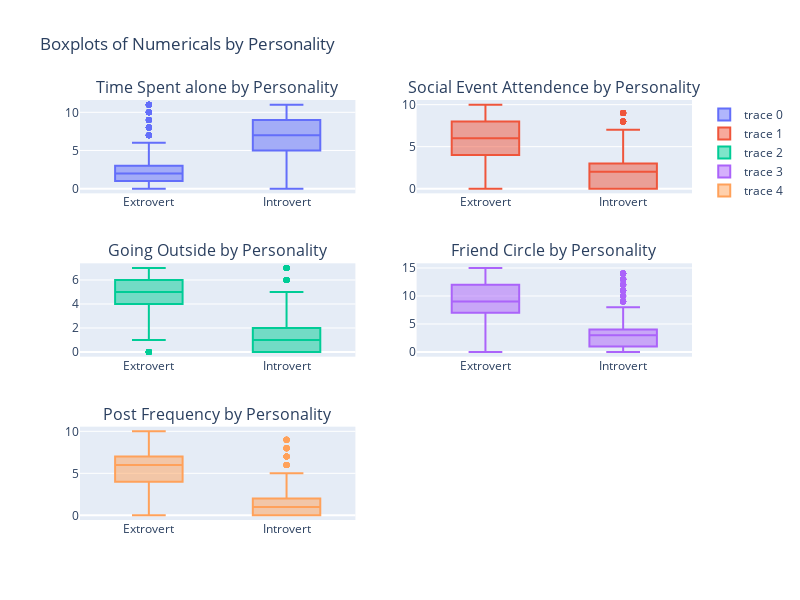

Write notebook code for a chart like this one.
### Markdown cell above
### Feature Distributions
Both groups (extrovert & introvert) are clearly different. However, there are more outliers in the introvert group, suggesting that some "introvert" individuals shared some extrovert features. Also notice that for social event attendance, friend circle size, and post frequency, the introvert boxplot appear to be more left-skewed and have a lower average.

### Code cell
numericals = [
    "Time_spent_Alone",
    "Social_event_attendance",
    "Going_outside",
    "Friends_circle_size",
    "Post_frequency",
]

fig = make_subplots(
    rows=3, cols=2,
    subplot_titles=(
        "Time Spent alone by Personality",
        "Social Event Attendence by Personality",
        "Going Outside by Personality",
        "Friend Circle by Personality",
        "Post Frequency by Personality"
    )
)

fig.add_trace(go.Box(x=ea_df["Personality"], y=ea_df["Time_spent_Alone"]), row=1, col=1)
fig.add_trace(go.Box(x=ea_df["Personality"], y=ea_df["Social_event_attendance"]), row=1, col=2)
fig.add_trace(go.Box(x=ea_df["Personality"], y=ea_df["Going_outside"]), row=2, col=1)
fig.add_trace(go.Box(x=ea_df["Personality"], y=ea_df["Friends_circle_size"]), row=2, col=2)
fig.add_trace(go.Box(x=ea_df["Personality"], y=ea_df["Post_frequency"]), row=3, col=1)

fig.update_layout(
    height=600, width=800,
    title_text="Boxplots of Numericals by Personality"
)
fig.show()

### Figure 1 — Plotly figure (JSON) as saved in the notebook; plotly's stock layout.template omitted (floating-point values rounded to 4 significant figures; data arrays with more than 128 entries replaced by an {"elided": "..."} marker saying what was removed)
{"data": [{"type": "box", "x": {"elided": "2900 str values"}, "xaxis": "x", "y": {"elided": "2900 float values"}, "yaxis": "y"}, {"type": "box", "x": {"elided": "2900 str values"}, "xaxis": "x2", "y": {"elided": "2900 float values"}, "yaxis": "y2"}, {"type": "box", "x": {"elided": "2900 str values"}, "xaxis": "x3", "y": {"elided": "2900 float values"}, "yaxis": "y3"}, {"type": "box", "x": {"elided": "2900 str values"}, "xaxis": "x4", "y": {"elided": "2900 float values"}, "yaxis": "y4"}, {"type": "box", "x": {"elided": "2900 str values"}, "xaxis": "x5", "y": {"elided": "2900 float values"}, "yaxis": "y5"}], "layout": {"annotations": [{"font": {"size": 16}, "showarrow": false, "text": "Time Spent alone by Personality", "x": 0.225, "xanchor": "center", "xref": "paper", "y": 1, "yanchor": "bottom", "yref": "paper"}, {"font": {"size": 16}, "showarrow": false, "text": "Social Event Attendence by Personality", "x": 0.775, "xanchor": "center", "xref": "paper", "y": 1, "yanchor": "bottom", "yref": "paper"}, {"font": {"size": 16}, "showarrow": false, "text": "Going Outside by Personality", "x": 0.225, "xanchor": "center", "xref": "paper", "y": 0.6111, "yanchor": "bottom", "yref": "paper"}, {"font": {"size": 16}, "showarrow": false, "text": "Friend Circle by Personality", "x": 0.775, "xanchor": "center", "xref": "paper", "y": 0.6111, "yanchor": "bottom", "yref": "paper"}, {"font": {"size": 16}, "showarrow": false, "text": "Post Frequency by Personality", "x": 0.225, "xanchor": "center", "xref": "paper", "y": 0.2222, "yanchor": "bottom", "yref": "paper"}], "height": 600, "title": {"text": "Boxplots of Numericals by Personality"}, "width": 800, "xaxis": {"anchor": "y", "domain": [0, 0.45]}, "xaxis2": {"anchor": "y2", "domain": [0.55, 1]}, "xaxis3": {"anchor": "y3", "domain": [0, 0.45]}, "xaxis4": {"anchor": "y4", "domain": [0.55, 1]}, "xaxis5": {"anchor": "y5", "domain": [0, 0.45]}, "xaxis6": {"anchor": "y6", "domain": [0.55, 1]}, "yaxis": {"anchor": "x", "domain": [0.7778, 1]}, "yaxis2": {"anchor": "x2", "domain": [0.7778, 1]}, "yaxis3": {"anchor": "x3", "domain": [0.3889, 0.6111]}, "yaxis4": {"anchor": "x4", "domain": [0.3889, 0.6111]}, "yaxis5": {"anchor": "x5", "domain": [0, 0.2222]}, "yaxis6": {"anchor": "x6", "domain": [0, 0.2222]}}}
